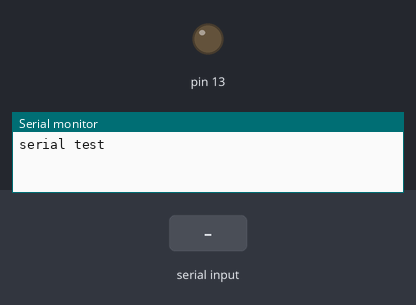
A sketch run on a simulated Arduino Uno, built with avr-gcc and run on an emulated ATmega328P. Parts: output pins drawn as LEDs (lit = HIGH), the last lines printed to the serial monitor. The inputs (shaded band) are chosen by the test bench.

Above: at 0.9 s.
1.0 s: "9" received over Serial
2.5 s: "1" received over Serial
At 2.9 s:
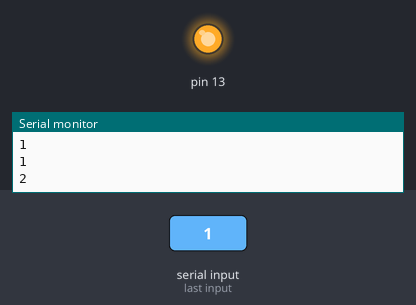
Timing chart, 0 to 5.5 s (numbered marks = the images above; inputs shaded):
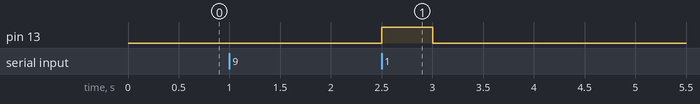

Measured:
- after the input at 2.5 s, pin 13: LOW → HIGH at once, → LOW 0.50 s later

The sketch:

Golden_Trophy.ino
```cpp
// C++ code
//
String pass;
String attempt;

void setup() {
  pinMode(13, OUTPUT);
  Serial.begin(9600);
  Serial.println("serial test"); // to keep track of what is loaded
    while(Serial.available() == 0) { } // waits for input of the first password
  	while (Serial.available()) {
    delay(10);  //delay to allow byte to arrive in input buffer
    char p = Serial.read();
    pass += p;
  }

  if (pass.length() >0) {
    Serial.println(pass);
    Serial.println(1);
  }
}

void loop() {
 while(Serial.available() == 0) { } // waits for input of the attempt
  while (Serial.available()) {
    delay(2);  //delay to allow byte to arrive in input buffer
    char c = Serial.read();
    attempt += c;
  }

  if (attempt.length() >0) //testing the attempt
  {
    Serial.println(attempt);
	Serial.println(2);
  }
  if(attempt == pass) // comparing the attempt to the password
  {
    pass = caesar_cipher_encryption(pass, 1); // password is changed according to ceaser cipher
    digitalWrite(13, HIGH); // led turned on
    delay(3000);
    digitalWrite(13, LOW);
  }
  else{
  	digitalWrite(13, HIGH); // led blinks
  	delay(500);
    digitalWrite(13, LOW);
    delay(2500);
  }
  Serial.println(pass);
  attempt=""; // attempt is reset
}

String caesar_cipher_encryption(String text, int key) {
  String result = text;
  int transformed_index, char_index, char_ascii;
  for(int i = 0; i < text.length(); i++) {
    char_ascii = (int) text[i];
    char_index = (int) char_ascii % 32;
    if(char_ascii>=48 && char_ascii<=57){ // if the input is a number
      if(char_ascii == 57) transformed_index=48;
      else transformed_index=char_ascii+1;
    }
 else if (char_ascii != 32) {
      transformed_index = (char_index + key) % 26;
      transformed_index = transformed_index % 26 == 0 ? 26 : transformed_index;
      transformed_index += 96;
      if(char_ascii < 96) transformed_index -= 32;
    }
    else
      transformed_index = char_ascii;
    result[i] = transformed_index;
  }
    return result;
}
```
